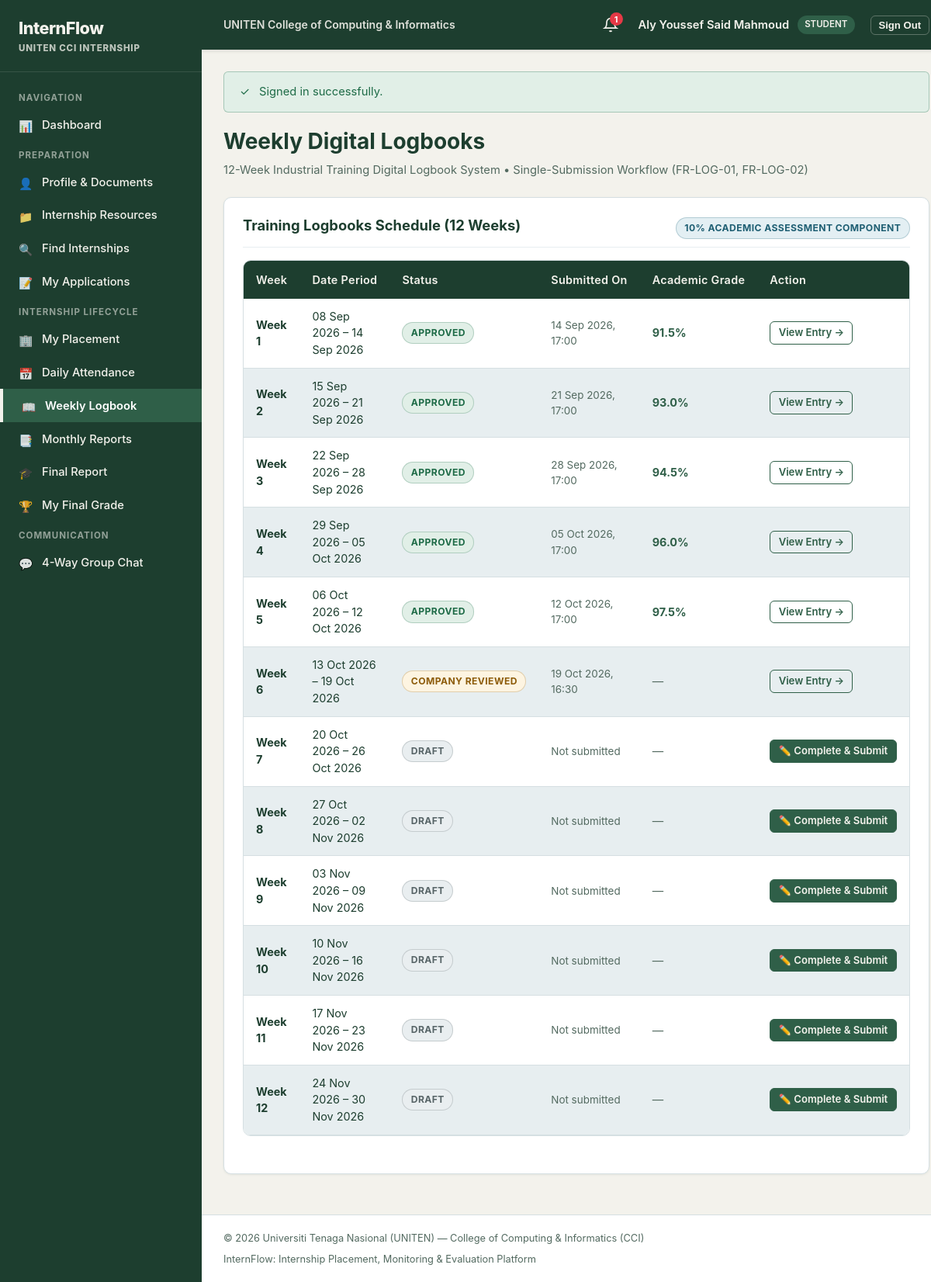
The page /public/logbooks (signed in) on the database its author committed.
### tables this page shows
CREATE TABLE `students` (
  `user_id` int NOT NULL,
  `student_id` varchar(50) NOT NULL,
  `programme` varchar(100) NOT NULL,
  `intake` varchar(50) NOT NULL,
  `cgpa` decimal(3,2) DEFAULT NULL,
  `skills` text,
  `interests` text,
  `emergency_contact` varchar(255) DEFAULT NULL,
  `photo_path` varchar(255) DEFAULT NULL,
  `verified` tinyint(1) NOT NULL DEFAULT '1',
  `profile_complete` tinyint(1) NOT NULL DEFAULT '0',
  `created_at` timestamp NULL DEFAULT CURRENT_TIMESTAMP,
  `updated_at` timestamp NULL DEFAULT CURRENT_TIMESTAMP ON UPDATE CURRENT_TIMESTAMP,
  PRIMARY KEY (`user_id`),
  UNIQUE KEY `student_id` (`student_id`),
  CONSTRAINT `fk_students_user` FOREIGN KEY (`user_id`) REFERENCES `users` (`id`) ON DELETE CASCADE
);

CREATE TABLE `users` (
  `id` int NOT NULL AUTO_INCREMENT,
  `role` enum('student','company','university_supervisor','coordinator') NOT NULL,
  `name` varchar(255) NOT NULL,
  `email` varchar(255) NOT NULL,
  `password_hash` varchar(255) NOT NULL,
  `must_change_password` tinyint(1) NOT NULL DEFAULT '0',
  `status` enum('pending','active','suspended','inactive') NOT NULL DEFAULT 'active',
  `scope_placement_id` int DEFAULT NULL,
  `last_login_at` datetime DEFAULT NULL,
  `created_at` timestamp NULL DEFAULT CURRENT_TIMESTAMP,
  `updated_at` timestamp NULL DEFAULT CURRENT_TIMESTAMP ON UPDATE CURRENT_TIMESTAMP,
  PRIMARY KEY (`id`),
  UNIQUE KEY `email` (`email`),
  KEY `idx_user_role` (`role`),
  KEY `idx_user_status` (`status`),
  KEY `idx_user_scope` (`scope_placement_id`)
);

CREATE TABLE `logbooks` (
  `id` int NOT NULL AUTO_INCREMENT,
  `placement_id` int NOT NULL,
  `week_no` int NOT NULL,
  `week_start` date NOT NULL,
  `week_end` date NOT NULL,
  `tasks` text,
  `skills` text,
  `challenges` text,
  `solutions` text,
  `reflection` text,
  `hours` decimal(5,2) NOT NULL DEFAULT '0.00',
  `status` enum('draft','submitted','company_reviewed','approved','returned','resubmitted') NOT NULL DEFAULT 'draft',
  `grade` decimal(5,2) DEFAULT NULL,
  `submitted_at` datetime DEFAULT NULL,
  `created_at` timestamp NULL DEFAULT CURRENT_TIMESTAMP,
  `updated_at` timestamp NULL DEFAULT CURRENT_TIMESTAMP ON UPDATE CURRENT_TIMESTAMP,
  PRIMARY KEY (`id`),
  UNIQUE KEY `uniq_plc_week` (`placement_id`,`week_no`),
  KEY `idx_log_status` (`status`),
  CONSTRAINT `fk_log_plc` FOREIGN KEY (`placement_id`) REFERENCES `placements` (`id`) ON DELETE CASCADE
);

### app/views/logbooks/index.php (the view)
<div class="page-header">
    <div>
        <h1>Weekly Digital Logbooks</h1>
        <p>12-Week Industrial Training Digital Logbook System &bull; Single-Submission Workflow (FR-LOG-01, FR-LOG-02)</p>
    </div>
</div>
<div class="card">
    <div class="card-title">
        <h3>Training Logbooks Schedule (12 Weeks)</h3>
        <span class="badge badge-info">10% Academic Assessment Component</span>
    </div>
    <div class="table-responsive">
        <table class="table">
            <thead>
                <tr>
                    <th style="width: 80px;">Week</th>
                    <th>Date Period</th>
                    <th>Status</th>
                    <th>Submitted On</th>
                    <th>Academic Grade</th>
                    <th>Action</th>
                </tr>
            </thead>
            <tbody>
                <?php foreach ($logbooks as $log): ?>
                    <tr>
                        <td><strong>Week <?= $log['week_no'] ?></strong></td>
                        <td>
                            <?= date('d M Y', strtotime($log['week_start'])) ?> &ndash;
                            <?= date('d M Y', strtotime($log['week_end'])) ?>
                        </td>
                        <td>
                            <?= renderStatusBadge($log['status']) ?>
                        </td>
                        <td style="font-size: 0.84rem; color: var(--c-text-muted);">
                            <?= !empty($log['submitted_at']) ? date('d M Y, H:i', strtotime($log['submitted_at'])) : 'Not submitted' ?>
                        </td>
                        <td>
                            <?php if ($log['grade'] !== null): ?>
                                <strong style="color: var(--c-forest);"><?= number_format((float)$log['grade'], 1) ?>%</strong>
                            <?php else: ?>
                                <span style="color: var(--c-text-muted);">&mdash;</span>
                            <?php endif; ?>
                        </td>
                        <td>
                            <?php if (in_array($log['status'], ['draft', 'returned'], true)): ?>
                                <a href="<?= url('logbooks/edit', ['id' => $log['id']]) ?>" class="btn btn-primary btn-sm" style="padding: 0.25rem 0.65rem;">
                                    <?= $log['status'] === 'returned' ? '✏️ Resubmit Correction' : '✏️ Complete &amp; Submit' ?>
                                </a>
                            <?php else: ?>
                                <a href="<?= url('logbooks/view', ['id' => $log['id']]) ?>" class="btn btn-secondary btn-sm" style="padding: 0.25rem 0.65rem;">
                                    View Entry &rarr;
                                </a>
                            <?php endif; ?>
                        </td>
                    </tr>
                <?php endforeach; ?>
            </tbody>
        </table>
    </div>
</div>

### app/views/partials/badges.php (shortened to what the rows shown need)
<?php
if (!function_exists('renderStatusBadge')) {
    function renderStatusBadge(string $status, string $context = 'general'): string
    {
        $statusClean = strtolower(trim($status));
        $label = ucwords(str_replace(['_', '-'], ' ', $statusClean));
        $class = 'badge-neutral';
        switch ($statusClean) {
            case 'active':
            case 'internship_active':
            case 'approved':
            case 'university_approved':
            case 'verified':
            case 'accepted':
            case 'published':
            case 'completed':
            case 'present':
            case 'sent':
                $class = 'badge-success';
                break;
            case 'pending':
            case 'placement_pending':
            case 'pending_verification':
            case 'submitted':
            case 'under_review':
            case 'shortlisted':
            case 'interview':
            case 'company_reviewed':
            case 'resubmitted':
            case 'leave':
            case 'logged':
                $class = 'badge-warning';
                break;
            case 'draft':
            case 'closed':
            case 'unpublished':
            case 'inactive':
            case 'withdrawn':
            default:
                $class = 'badge-neutral';
                break;
        }
        return '<span class="badge ' . $class . '">' . e($label) . '</span>';
    }
}

### app/core/Router.php (shortened to what the rows shown need)
<?php
class Router
{
    private array $routes = [];
    private function addRoute(string $method, string $path, string|callable $handler): void
    {
        $path = '/' . trim($path, '/');
        $this->routes[] = [
            'method' => strtoupper($method),
            'path' => $path,
            'handler' => $handler,
        ];
    }
    public function dispatch(): void
    {
        $method = $_SERVER['REQUEST_METHOD'] ?? 'GET';
        $uri = parse_url($_SERVER['REQUEST_URI'] ?? '/', PHP_URL_PATH);
        $scriptDir = dirname($_SERVER['SCRIPT_NAME'] ?? '');
        $scriptDir = str_replace('\\', '/', $scriptDir);
        if ($scriptDir !== '/' && str_starts_with($uri, $scriptDir)) {
            $uri = substr($uri, strlen($scriptDir));
        }
        $uri = '/' . trim($uri ?: '/', '/');
        foreach ($this->routes as $route) {
            if ($route['method'] !== $method && $route['method'] !== 'ANY') {
                continue;
            }
            $pattern = preg_replace('#:([a-zA-Z0-9_]+)#', '(?P<$1>[^/]+)', $route['path']);
            $pattern = '#^' . $pattern . '$#';
            if (preg_match($pattern, $uri, $matches)) {
                $params = array_filter($matches, 'is_string', ARRAY_FILTER_USE_KEY);
                $this->executeHandler($route['handler'], $params);
                return;
            }
        }
    }
    private function executeHandler(string|callable|array $handler, array $params = []): void
    {
        if (is_string($handler) && str_contains($handler, '@')) {
            [$controllerClass, $method] = explode('@', $handler, 2);
            $controller = new $fullClass();
            call_user_func_array([$controller, $method], $params);
            return;
        }
        throw new \RuntimeException("Invalid route handler format.");
    }
}

### app/views/partials/topbar.php (shortened to what the rows shown need)
<?php
$user = \App\Core\Auth::user();
$unreadNotifs = $user ? \App\Core\Notifier::getUnreadCount((int) $user['id']) : 0;
?>
<header class="topbar">
    <div class="topbar-left">
        <span style="font-size: 0.88rem; font-weight: 600; opacity: 0.9;">UNITEN College of Computing &amp; Informatics</span>
    </div>
    <div class="topbar-right">
        <?php if ($user): ?>
            <a href="<?= url('notifications') ?>" class="notifications-bell" title="Notifications">
                <svg width="20" height="20" viewBox="0 0 24 24" fill="none" stroke="currentColor" stroke-width="2">
                    <path d="M18 8A6 6 0 0 0 6 8c0 7-3 9-3 9h18s-3-2-3-9"></path>
                    <path d="M13.73 21a2 2 0 0 1-3.46 0"></path>
                </svg>
                <?php if ($unreadNotifs > 0): ?>
                    <span class="notifications-count"><?= $unreadNotifs > 99 ? '99+' : $unreadNotifs ?></span>
                <?php endif; ?>
            </a>
            <div class="user-profile-badge">
                <span style="font-weight: 600; font-size: 0.92rem;"><?= e($user['name']) ?></span>
                <span class="user-role-pill"><?= e(str_replace('_', ' ', $user['role'])) ?></span>
            </div>
            <form action="<?= url('logout') ?>" method="POST" style="display: inline; margin: 0;">
                <button type="submit" class="btn btn-secondary btn-sm" style="color: var(--c-offwhite); border-color: rgba(243,242,236,0.3); padding: 0.25rem 0.6rem;">Sign Out</button>
            </form>
        <?php endif; ?>
    </div>
</header>

### rows shown on the page
students: user_id.name "Aly Youssef Said Mahmoud", user_id.role "STUDENT"
logbooks: week_no "1", week_start "08 Sep 2026", week_end "14 Sep 2026", status "APPROVED", submitted_at "14 Sep 2026, 17:00", grade "91.5"
logbooks: week_no "2", week_start "15 Sep 2026", week_end "21 Sep 2026", status "APPROVED", submitted_at "21 Sep 2026, 17:00", grade "93.0"
logbooks: week_no "3", week_start "22 Sep 2026", week_end "28 Sep 2026", status "APPROVED", submitted_at "28 Sep 2026, 17:00", grade "94.5"
logbooks: week_no "4", week_start "29 Sep 2026", week_end "05 Oct 2026", status "APPROVED", submitted_at "05 Oct 2026, 17:00", grade "96.0"
logbooks: week_no "5", week_start "06 Oct 2026", week_end "12 Oct 2026", status "APPROVED", submitted_at "12 Oct 2026, 17:00", grade "97.5"
logbooks: week_no "6", week_start "13 Oct 2026", week_end "19 Oct 2026", status "COMPANY REVIEWED", submitted_at "19 Oct 2026, 16:30"
logbooks: week_no "7", week_start "20 Oct 2026", week_end "26 Oct 2026", status "DRAFT", shows "Not submitted", shows "✏️ Complete & Submit"
logbooks: week_no "8", week_start "27 Oct 2026", week_end "02 Nov 2026", status "DRAFT", shows "Not submitted", shows "✏️ Complete & Submit"
logbooks: week_no "9", week_start "03 Nov 2026", week_end "09 Nov 2026", status "DRAFT", shows "Not submitted", shows "✏️ Complete & Submit"
logbooks: week_no "10", week_start "10 Nov 2026", week_end "16 Nov 2026", status "DRAFT", shows "Not submitted", shows "✏️ Complete & Submit"
logbooks: week_no "11", week_start "17 Nov 2026", week_end "23 Nov 2026", status "DRAFT", shows "Not submitted", shows "✏️ Complete & Submit"
logbooks: week_no "12", week_start "24 Nov 2026", week_end "30 Nov 2026", status "DRAFT", shows "Not submitted", shows "✏️ Complete & Submit"

### other values the page prints
$unreadNotifs "1"
$msg['message'] "Signed in successfully."
